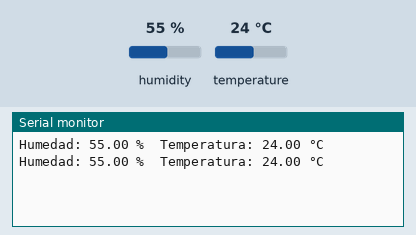
Simulated run of this sketch. Board: Arduino Uno, built with avr-gcc and run on an emulated ATmega328P. Parts: the last lines printed to the serial monitor. The test bench sets the inputs (shaded band); at power-on: humidity 55 %, temperature 24 °C.

Above: at 2.8 s.
2.9 s: humidity set to 22 %
At 5.3 s:
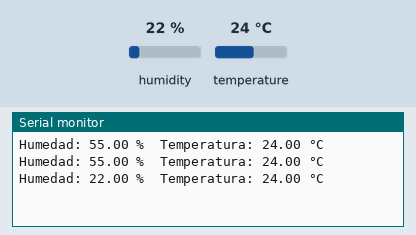
5.6 s: temperature set to 12 °C
At 6.7 s:
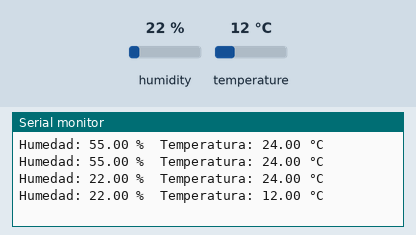
8.3 s: humidity set to 40 %
At 11.5 s:
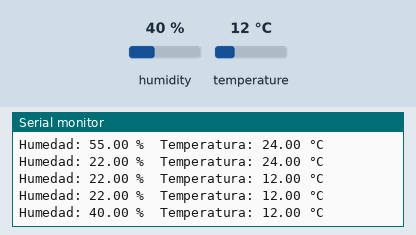
Timing chart, 0 to 13.0 s (numbered marks = the images above; inputs shaded):
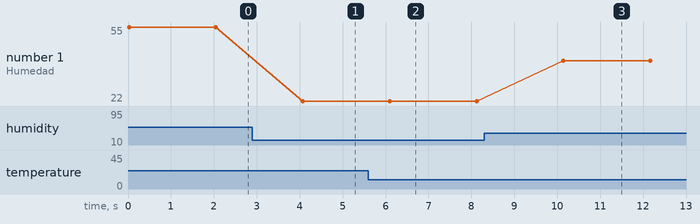

Measured:
- after the input at 2.9 s, the serial monitor: prints a new line after 1.2 s (image 1)
- after the input at 5.6 s, the serial monitor: prints a new line after 0.50 s (image 2)
- after the input at 8.3 s, the serial monitor: prints a new line after 1.8 s (image 3)
- plotted number 1: 55 → 22 after the input at 2.9 s, 22 → 40 after the input at 8.3 s

The sketch:

ejercicio10.ino
```cpp
/*
 *  Bienvenidos a Sys On Chip
 * ==============================
 * Ejercicio No.10
 * En este programa vamos a realizar la lectura de un sensor de
 * temperatura y humedad. El sensor utiliza la libreria DHT.h que
 * se encarga de procesar el valor analogo obtenido en la lectura
 * para generar las variables de temperatura y humedad que se
 * muestran a través del puerto serie
 *
*/

#include <DHT.h>

// Definir el pin donde está conectado el sensor DHT11
#define DHTPIN 12    // Pin digital 2

// Definir el tipo de sensor (en este caso DHT11)
#define DHTTYPE DHT11

// Crear un objeto DHT para el sensor
DHT dht(DHTPIN, DHTTYPE);

void setup() {
  // Inicializar la comunicación serial
  Serial.begin(9600);

  // Inicializar el sensor DHT11
  dht.begin();
}

void loop() {
  // Leer la humedad
  float humedad = dht.readHumidity();

  // Leer la temperatura en grados Celsius
  float temperatura = dht.readTemperature();

  // Comprobar si la lectura ha fallado
  if (isnan(humedad) || isnan(temperatura)) {
    Serial.println("Error al leer el sensor DHT11");
    return;
  }

  // Mostrar los valores de humedad y temperatura en el monitor serial
  Serial.print("Humedad: ");
  Serial.print(humedad);
  Serial.print(" %\t");
  Serial.print("Temperatura: ");
  Serial.print(temperatura);
  Serial.println(" °C");

  delay(2000);  // Esperar 2 segundos antes de la siguiente lectura
}
```
